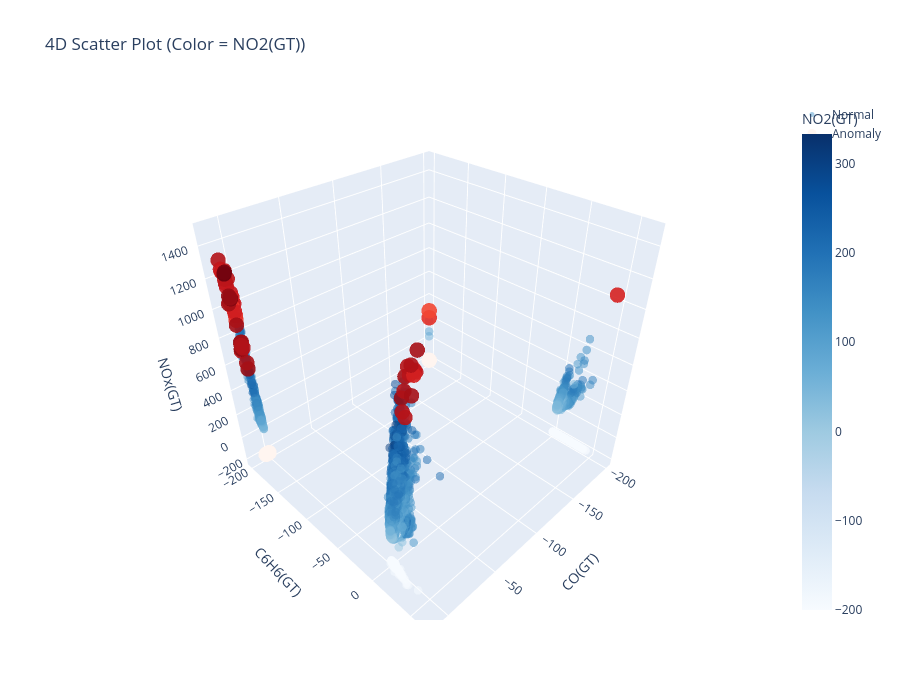

Notebook code for this chart:
### Code cell
import plotly.graph_objects as go

# Separate normal and anomaly
normal = features[features['anomaly'] == 1]
anomaly = features[features['anomaly'] == -1]

fig = go.Figure()

# Normal points
fig.add_trace(go.Scatter3d(
    x=normal['CO(GT)'],
    y=normal['C6H6(GT)'],
    z=normal['NOx(GT)'],
    mode='markers',
    name='Normal',
    marker=dict(
        size=5,
        color=normal['NO2(GT)'],   # 4th dimension
        colorscale='Blues',
        opacity=0.5,
        colorbar=dict(title='NO2(GT)')
    )
))

# Anomaly points
fig.add_trace(go.Scatter3d(
    x=anomaly['CO(GT)'],
    y=anomaly['C6H6(GT)'],
    z=anomaly['NOx(GT)'],
    mode='markers',
    name='Anomaly',
    marker=dict(
        size=9,                  # size difference instead of symbol
        color=anomaly['NO2(GT)'],
        colorscale='Reds',
        opacity=0.9
    )
))

# Layout
fig.update_layout(
    title='4D Scatter Plot (Color = NO2(GT))',
    scene=dict(
        xaxis_title='CO(GT)',
        yaxis_title='C6H6(GT)',
        zaxis_title='NOx(GT)'
    ),
    width=900,
    height=700
)

fig.show()

### Figure 1 — Plotly figure (JSON) as saved in the notebook; plotly's stock layout.template omitted (floating-point values rounded to 4 significant figures; data arrays with more than 128 entries replaced by an {"elided": "..."} marker saying what was removed)
{"data": [{"marker": {"color": {"elided": "9263 int values"}, "colorbar": {"title": {"text": "NO2(GT)"}}, "colorscale": [[0, "rgb(247,251,255)"], [0.125, "rgb(222,235,247)"], [0.25, "rgb(198,219,239)"], [0.375, "rgb(158,202,225)"], [0.5, "rgb(107,174,214)"], [0.625, "rgb(66,146,198)"], [0.75, "rgb(33,113,181)"], [0.875, "rgb(8,81,156)"], [1, "rgb(8,48,107)"]], "opacity": 0.5, "size": 5}, "mode": "markers", "name": "Normal", "type": "scatter3d", "x": {"elided": "9263 float values"}, "y": {"elided": "9263 float values"}, "z": {"elided": "9263 int values"}}, {"marker": {"color": [-200, -200, -200, -200, -200, -200, -200, -200, -200, -200, -200, -200, -200, -200, -200, -200, -200, 158, -200, -200, -200, -200, -200, -200, -200, -200, -200, -200, -200, -200, -200, -200, -200, -200, -200, -200, -200, 186, 272, 288, 240, 245, 227, 220, 190, 255, 269, 257, 248, 208, -200, 229, 214, -200, 146, 210, 212, 217, 236, 217, 231, 227, 219, 203, 186, -200, 151, 164, 198, 247, 242, 252, -200, 121, -200, 272, -200, -200, 289, 243, 276, -200, 267, 296, 291, 276, 250, 251, 275, 312, 340, 326, 284, 289], "colorscale": [[0, "rgb(255,245,240)"], [0.125, "rgb(254,224,210)"], [0.25, "rgb(252,187,161)"], [0.375, "rgb(252,146,114)"], [0.5, "rgb(251,106,74)"], [0.625, "rgb(239,59,44)"], [0.75, "rgb(203,24,29)"], [0.875, "rgb(165,15,21)"], [1, "rgb(103,0,13)"]], "opacity": 0.9, "size": 9}, "mode": "markers", "name": "Anomaly", "type": "scatter3d", "x": [1.0, -200.0, -200.0, -200.0, -200.0, -200.0, -200.0, -200.0, -200.0, -200.0, -200.0, -200.0, -200.0, -200.0, -200.0, 1.4, 0.3, -200.0, 0.7, -200.0, -200.0, -200.0, -200.0, -200.0, -200.0, -200.0, -200.0, -200.0, -200.0, -200.0, -200.0, -200.0, -200.0, -200.0, -200.0, -200.0, 3.4, -200.0, 7.8, 6.6, 6.3, 6.9, 10.2, 11.9, 11.5, 10.1, 9.9, 7.4, 9.3, 7.4, 0.9, 6.6, 7.3, 1.7, 5.3, 4.5, 5.5, 4.8, 5.5, 5.2, 7.5, 8.6, 9.1, 8.6, 5.4, 2.8, 6.3, 5.0, 5.1, 8.5, 8.7, 9.1, 2.7, -200.0, 0.8, 8.6, 0.8, 1.5, 3.8, 6.2, 8.4, 1.6, 3.8, 5.9, 5.4, 4.7, 4.3, 5.4, 5.8, 6.1, 7.1, 6.6, 6.5, 7.1], "y": [-200.0, -200.0, -200.0, -200.0, -200.0, -200.0, -200.0, -200.0, -200.0, -200.0, -200.0, -200.0, -200.0, -200.0, -200.0, -200.0, -200.0, -200.0, -200.0, -200.0, -200.0, -200.0, -200.0, -200.0, -200.0, -200.0, -200.0, -200.0, -200.0, -200.0, -200.0, -200.0, -200.0, -200.0, -200.0, -200.0, -200.0, 45.9, 35.9, 30.1, 38.3, 37.6, 49.5, 50.6, 49.4, 45.2, 50.8, -200.0, -200.0, -200.0, -200.0, -200.0, -200.0, -200.0, -200.0, -200.0, -200.0, -200.0, -200.0, -200.0, -200.0, -200.0, -200.0, -200.0, -200.0, -200.0, -200.0, -200.0, -200.0, 33.1, 36.1, 36.3, -200.0, -200.0, -200.0, 43.0, -200.0, -200.0, -200.0, -200.0, -200.0, -200.0, -200.0, -200.0, -200.0, -200.0, -200.0, -200.0, -200.0, -200.0, -200.0, -200.0, -200.0, -200.0], "z": [-200, -200, -200, -200, -200, -200, -200, -200, -200, -200, -200, -200, -200, -200, -200, -200, -200, 220, -200, -200, -200, -200, -200, -200, -200, -200, -200, -200, -200, -200, -200, -200, -200, -200, -200, -200, -200, 1052, 1290, 1148, 1301, 1345, 1369, 1389, 1358, 1389, 1479, 1159, 1310, 1037, -200, 1237, 1137, -200, 905, 1015, 1018, 1058, 1182, 1089, 1186, 1235, 1253, 1237, 1060, -200, 1005, 937, 963, 1089, 1070, 1220, -200, 286, -200, 1216, -200, -200, 540, 687, 1028, -200, 589, 700, 747, 746, 702, 723, 872, 1054, 1218, 1227, 1061, 1075]}], "layout": {"height": 700, "scene": {"xaxis": {"title": {"text": "CO(GT)"}}, "yaxis": {"title": {"text": "C6H6(GT)"}}, "zaxis": {"title": {"text": "NOx(GT)"}}}, "title": {"text": "4D Scatter Plot (Color = NO2(GT))"}, "width": 900}}
